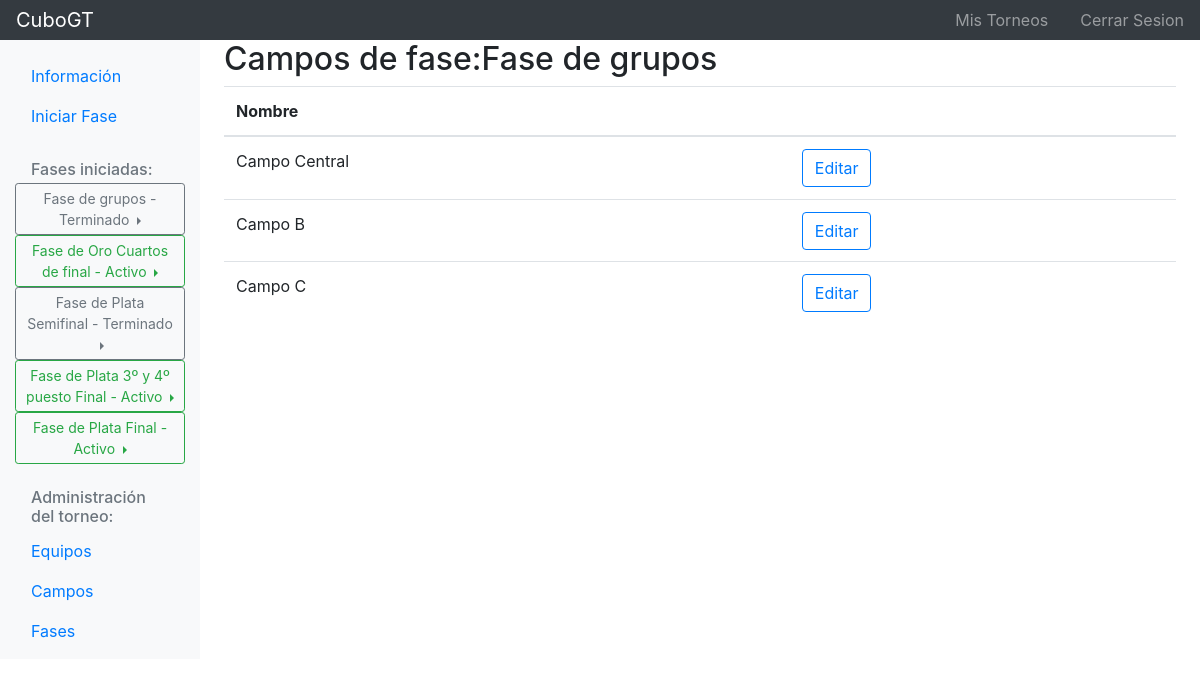
The app's page /es/gt/torneo/13/fase/58/campo (signed in) with its own data.
### cubogt/models.py (models this page shows, shortened)
class Fase(models.Model):
	torneo = models.ForeignKey('Torneo', on_delete=models.CASCADE)
	equipos = models.ManyToManyField('Equipo')
	campos = models.ManyToManyField('Campo')
	numero_activacion = models.IntegerField(null=True, default=None)
	nombre = models.CharField(max_length=100)
	prefijo_eliminatoria = models.CharField(max_length=100, default=nombre)
	tipo_fase = models.IntegerField(choices=TIPO_FASE)
	numero_equipos_max = models.IntegerField(null=True, blank=True)
	doble_partido = models.BooleanField()
	numero_sets = models.IntegerField(null=True)
	numero_puntos = models.IntegerField(null=True)
	puntos_maximos = models.IntegerField(null=True, blank=True)
	estado = models.IntegerField(choices=ESTADO_CHOICES, default=CREACION)
	UPD = models.DateTimeField(auto_now=True)
	NWD = models.DateTimeField(auto_now_add=True)
	class Meta:
		ordering = ["numero_activacion", "nombre"]
	def __str__(self):
		return self.nombre

class Campo(models.Model):
	torneo = models.ForeignKey('Torneo', on_delete=models.CASCADE)
	nombre = models.CharField(max_length=50)
	libre = models.BooleanField(default=True)  # No la uso
	UPD = models.DateTimeField(auto_now=True)
	NWD = models.DateTimeField(auto_now_add=True)

### cubogt/views/campo_views.py (the view)
# urls.py: path('torneo/<int:torneo_id>/fase/<int:fase_id>/campo', campo_views.campo_fase_lista, name='campo_fase_lista'),
def campo_fase_lista(request, torneo_id, fase_id):
	torneo = get_object_or_404(Torneo, pk=torneo_id)
	fase = get_object_or_404(Fase, pk=fase_id)
	campos_list = Campo.objects.filter(fase=fase)
	fase_activa_terminada_list = FaseController.get_fases_activas_terminadas(torneo)
	context = {'torneo': torneo, 'fase_activa_terminada_list': fase_activa_terminada_list, 'fase': fase,
			   'campos_list': campos_list}
	return render(request, 'cubogt/fase_activa/campo/campo_fase_lista.html', context)

### cubogt/controller/FaseController.py (called while the page is built)
def get_fases_activas_terminadas(torneo):
	fases_activas_terminadas = Fase.objects.filter(torneo=torneo).exclude(estado=CREACION)
	return fases_activas_terminadas

### cubogt/templates/cubogt/fase_activa/campo/campo_fase_lista.html (shortened to what this page needs)
{% extends "cubogt/base/body/navbar_lateral/navbar_torneo.html" %}
{% load i18n %}
{% block content %}
    <h2>{% trans "Campos de fase:" %}{{ fase }}</h2>
    {% if campos_list %}
        <table class="table table-hover">
            <thead>
                <tr>
                    <th>{% trans "Nombre" %}</th>
                    <th></th>
                </tr>
            </thead>
            <tbody>
                {% for campo in campos_list %}
                    <tr>
                        <td>{{ campo.nombre }}</td>
                        <td>
                            <a type="button" class="btn btn-outline-primary" href="{% url 'campo_editar' torneo.id campo.id %}">{% trans "Editar" %}</a>
                        </td>
                    <tr>
                {% endfor %}
            </tbody>
        </table>
    {% endif %}
{% endblock content %}

### cubogt/templates/cubogt/base/body/navbar_lateral/navbar_torneo.html (shortened to what this page needs)
{% extends "cubogt/base/body/navbar_lateral/navbar.html" %}
{% load i18n %}
{% block nav_lateral %}
    <ul class="nav flex-column">
        <li class="nav-item">
            <a class="nav-link active" href="{% url 'torneo' torneo.id %}">
                {% trans "Información" %} <span class="sr-only">(current)</span>
            </a>
        </li>
        <li class="nav-item">
            <a class="nav-link" href="{% url 'fase_iniciar_lista' torneo.id %}">
                {% trans "Iniciar Fase" %}
            </a>
        </li>
        {% if fase_activa_terminada_list %}
            <h6 class="sidebar-heading d-flex justify-content-between align-items-center px-3 mt-4 mb-1 text-muted">
                <span>{% trans "Fases iniciadas:" %}</span>
            </h6>
            {% for fase in fase_activa_terminada_list %}
                  <div class="btn-group dropright">
                        {% if fase.estado == ACTIVO %}
                            <div class="btn btn-outline-success btn-sm dropdown-toggle" style="white-space: normal;" data-toggle="dropdown" aria-haspopup="true" aria-expanded="false">
                        {% else %}
                            <div class="btn btn-outline-secondary btn-sm dropdown-toggle" style="white-space: normal;" data-toggle="dropdown" aria-haspopup="true" aria-expanded="false">
                        {% endif %}
                            {{ fase.nombre }} - {{ fase.get_estado_display }}
                            </div>
                    </div>
            {% endfor %}
        {% endif %}
    </ul>
    <h6 class="sidebar-heading d-flex justify-content-between align-items-center px-3 mt-4 mb-1 text-muted">
        <span>{% trans "Administración del torneo:" %}</span>
    </h6>
    <ul class="nav flex-column mb-2">
        <li class="nav-item">
            <a class="nav-link" href="{% url 'equipo_lista' torneo.id %}">
                {% trans "Equipos" %}
            </a>
        </li>
        <li class="nav-item">
            <a class="nav-link" href="{% url 'campo_lista' torneo.id %}">
                {% trans "Campos" %}
            </a>
        </li>
        <li class="nav-item">
            <a class="nav-link" href="{% url 'fase_lista' torneo.id %}">
                {% trans "Fases" %}
            </a>
        </li>
    </ul>
{% endblock nav_lateral %}

### records on screen
Fase: nombre "Fase de grupos", estado "Terminado"
Fase: nombre "Fase de Oro Cuartos de final", estado "Activo"
Fase: nombre "Fase de Plata Semifinal", estado "Terminado"
Fase: nombre "Fase de Plata 3º y 4º puesto Final", estado "Activo"
Fase: nombre "Fase de Plata Final", estado "Activo"
Campo: nombre "Campo Central"
Campo: nombre "Campo B"
Campo: nombre "Campo C"
